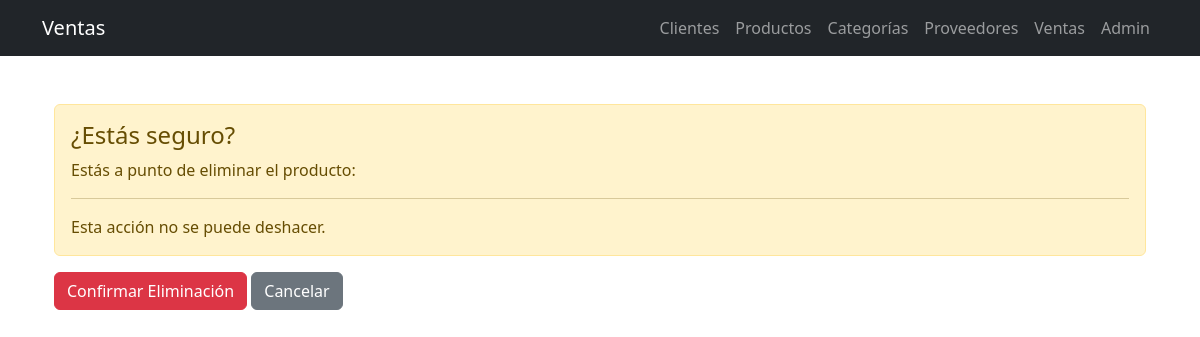
Page /productos/1/eliminar/ on the earlier database version.
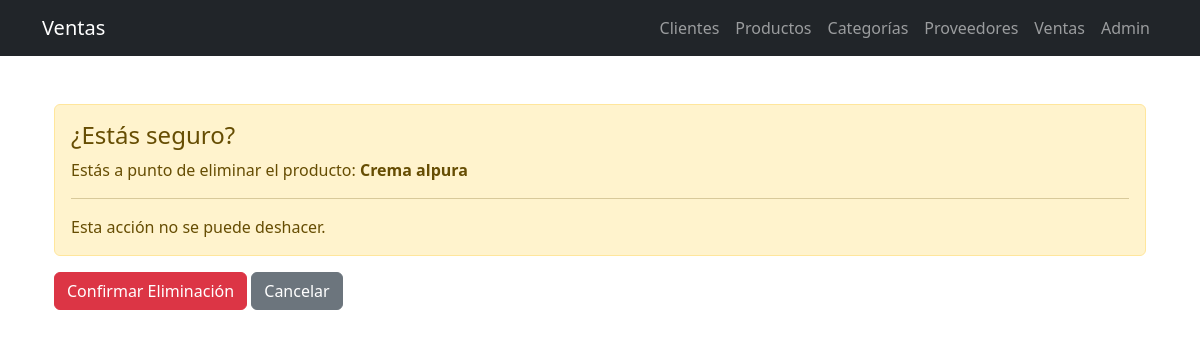
Same page on the later database version.
### ventas/infrastructure/django_models/__init__.py (models this page shows, shortened)
class ProductoModel(models.Model):
    nombre = models.CharField(max_length=100)
    descripcion = models.TextField(blank=True, null=True)
    precio = models.DecimalField(max_digits=10, decimal_places=2)
    stock = models.PositiveIntegerField(default=0)
    categoria = models.ForeignKey(CategoriaModel, on_delete=models.CASCADE, related_name='productos', null=True, blank=True)

### ventas/views.py (the view)
# urls.py: path('productos/<int:producto_id>/eliminar/', views.eliminar_producto, name='eliminar_producto'),
@require_http_methods(["GET", "POST", "DELETE"])
def eliminar_producto(request, producto_id):
    if request.method == 'DELETE' or (request.method == 'POST' and request.POST.get('confirmar') == 'si'):
        producto_service.delete_producto(producto_id)
        if request.method == 'DELETE':
            return JsonResponse({'mensaje': 'Producto eliminado'})
        return redirect('lista_productos')
    producto = producto_service.get_producto_by_id(producto_id)
    return render(request, 'ventas/productos/confirmar_delete.html', {'producto': producto})

### ventas/application/services/__init__.py (called while the page is built)
    def get_producto_by_id(self, producto_id):
        return self.repository.get_by_id(producto_id)

### ventas/infrastructure/repositories/categoria_repository.py (called while the page is built)
    def get_by_id(self, categoria_id: int) -> Optional[Categoria]:
        try:
            categoria_model = CategoriaModel.objects.get(id=categoria_id)
            return self._model_to_entity(categoria_model)
        except ObjectDoesNotExist:
            return None

    def _model_to_entity(self, categoria_model: CategoriaModel) -> Categoria:
        return Categoria(
            id=categoria_model.id,
            nombre=categoria_model.nombre,
            descripcion=categoria_model.descripcion
        )

### ventas/infrastructure/repositories/producto_repository.py (called while the page is built)
    def get_by_id(self, producto_id: int) -> Optional[Producto]:
        try:
            producto_model = ProductoModel.objects.get(id=producto_id)
            return self._model_to_entity(producto_model)
        except ObjectDoesNotExist:
            return None

### ventas/templates/ventas/productos/confirmar_delete.html (shortened to what this page needs)
{% extends "ventas/base.html" %}
{% block content %}
<div class="container mt-5">
    <div class="alert alert-warning" role="alert">
        <h4 class="alert-heading">¿Estás seguro?</h4>
        <p>Estás a punto de eliminar el producto: <strong>{{ producto.nombre }}</strong></p>
        <hr>
        <p class="mb-0">Esta acción no se puede deshacer.</p>
    </div>
    <form method="post" class="d-inline">
        <button type="submit" class="btn btn-danger">Confirmar Eliminación</button>
        <a href="{% url 'lista_productos' %}" class="btn btn-secondary">Cancelar</a>
    </form>
</div>
{% endblock %}

Differences in the rows shown:
added ProductoModel: nombre "Crema alpura"
